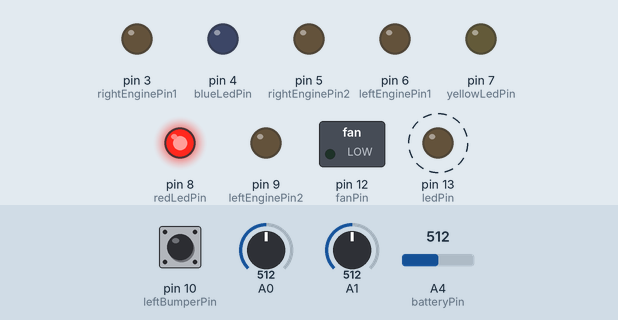
A sketch run on a simulated Arduino Uno, built with avr-gcc and run on an emulated ATmega328P. Parts: switched loads named in the sketch (green lamp = pin HIGH), output pins drawn as LEDs (lit = HIGH). Dashed ring = blinking. The test bench sets the inputs (shaded band); at power-on: A4 (batteryPin) = 512, A0 = 512, pin 10 (leftBumperPin) HIGH, A1 = 512.

Above: at 6.2 s.
6.3 s: A4 (batteryPin) set to 926
9.8 s: A4 (batteryPin) set to 951
At 10.3 s:
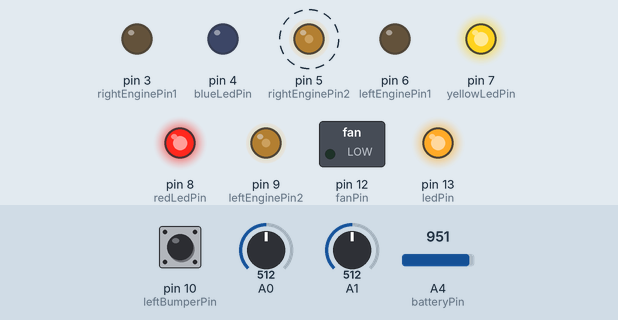
13.3 s: A4 (batteryPin) set to 900
At 14.4 s:
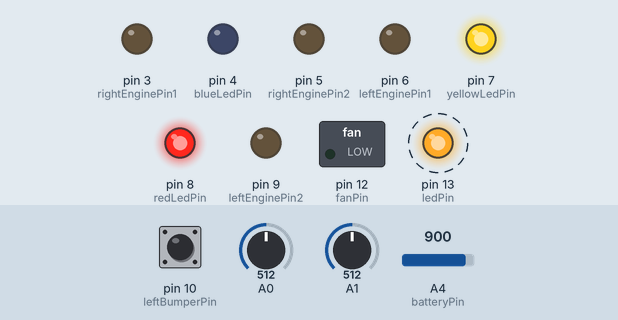
16.8 s: A4 (batteryPin) set to 1023
At 17.62 s:
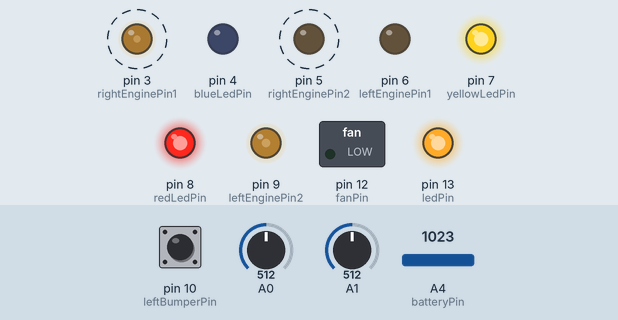
20.3 s: A0 set to 679
23.8 s: A0 set to 705
At 24.23 s:
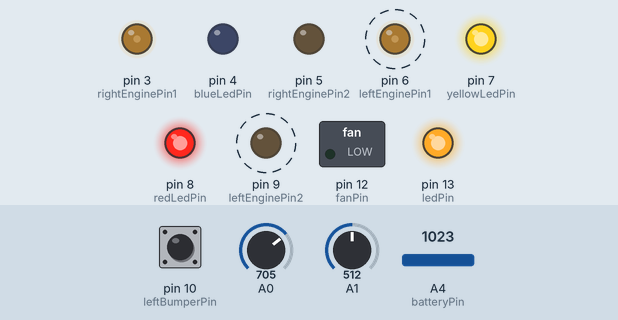
Timing chart, 0 to 28.7 s (numbered marks = the images above; inputs shaded):
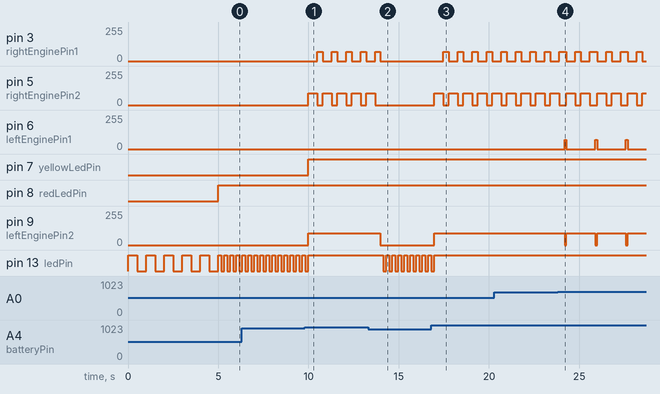

Measured:
- the behaviour switches between 933 and 934 on A4 (batteryPin) (found by bisection; images 0 and 1)
- the behaviour switches between 691 and 692 on A0 (found by bisection; images 3 and 4)
- after the input at 9.8 s, pin 3 (rightEnginePin1): alternates 70/255 for 0.30 s and 0/255 for 0.50 s, starting after 0.68 s; pin 5 (rightEnginePin2): alternates 90/255 for 0.50 s and 0/255 for 0.30 s, starting after 0.18 s
- after the input at 13.3 s, pin 3 (rightEnginePin1): goes on until 14.0 s, then stays 0/255; pin 5 (rightEnginePin2): goes on until 13.7 s, then stays 0/255; pin 9 (leftEnginePin2): 90/255 → 0/255 after 0.69 s; pin 13 (ledPin): alternates HIGH for 0.17 s and LOW for 0.17 s, starting after 0.85 s
- after the input at 16.8 s, pin 3 (rightEnginePin1): alternates 70/255 for 0.30 s and 0/255 for 0.50 s, starting after 0.68 s; pin 5 (rightEnginePin2): alternates 90/255 for 0.50 s and 0/255 for 0.30 s, starting after 0.18 s; pin 9 (leftEnginePin2): 0/255 → 90/255 after 0.18 s; pin 13 (ledPin): goes on until 17.0 s, then stays HIGH
- after the input at 23.8 s, pin 6 (leftEnginePin1): alternates 70/255 for 0.10 s and 0/255 for 1.6 s, starting after 0.39 s; pin 9 (leftEnginePin2): alternates 90/255 for 1.6 s and 0/255 for 0.10 s, starting after 0.39 s
- by itself, pin 13 (ledPin): alternates HIGH for 0.17 s and LOW for 0.17 s

The sketch:

vacuum_cleaner.ino
```cpp
#include "drive.h"

drive _drive = drive();

void setup() {
  _drive.setUp();
}

void loop() {
  _drive.startCleaning();
}
```

battery.cpp
```cpp
#include "battery.h"

void battery::setUp()
{
	pinMode(fanPin, OUTPUT);
	pinMode(batteryPin, INPUT);
	pinMode(blueLedPin, OUTPUT);
	pinMode(yellowLedPin, OUTPUT);
	pinMode(redLedPin, OUTPUT);
}

float battery::readBatteryVoltage()
{
  const int readInput = analogRead(batteryPin);
  const float voltage = (((readInput * 4.9) / 1000) * voltageBatteryCharged) / 5;
  return voltage;
}

void battery::toggleFan(bool start)
{
	if (start)
	{
		if (readBatteryVoltage() > 12.1f) {
			digitalWrite(fanPin, HIGH);
			digitalWrite(blueLedPin, HIGH);
			delay(1000);
		}
	}
	else
	{
		digitalWrite(fanPin, LOW);
	}
}


bool battery::batteryControl()
{
	const float v_battery = readBatteryVoltage();
	if (v_battery <= 11.6f) {
		digitalWrite(redLedPin, HIGH);
		return false;
	}

	digitalWrite(yellowLedPin, HIGH);
	return true;
}
```

battery.h
```cpp
#pragma once
#include <Arduino.h>
class battery
{
	const int batteryPin = 4;
	const int fanPin = 12;

	const int blueLedPin = 4;
	const int yellowLedPin = 7;
	const int redLedPin = 8;

	const float voltageBatteryCharged = 12.68f;
	float readBatteryVoltage();
public:
	bool batteryControl();
	void setUp();
	void toggleFan(bool);
};
```

drive.cpp
```cpp
#include "drive.h"

void drive::setUp()
{
	_battery.setUp();
	_led.setUp();
	_sensors.setUp();
	_engine.setUp();

	_led.startBlinking(5, 1);
	_battery.toggleFan(true);
}


void drive::startCleaning()
{
	if (_battery.batteryControl())
	{
		_led.turnOnLed();

		if (_sensors.isInDistanceOf(true))
		{
			if (stuckedCounter == 2)
				stuckedCounter = 0;

			_engine.moveForward(100);
			_engine.moveBackward(500);
			_engine.moveLeft(300);
			stuckedCounter += 2;
		}

		if (_sensors.isInDistanceOf(false))
		{
			if (stuckedCounter == 1)
				stuckedCounter = 0;

			_engine.moveForward(100);
			_engine.moveBackward(500);
			_engine.moveBackward(300);
			stuckedCounter++;
		}

		if (_sensors.isBumperActivated())
		{
			stuckedCounter = 0;
			_engine.moveBackward(500);
			_engine.moveLeft(300);
		}
		else
		{
			if (stuckedCounter == 3)
			{
				_engine.moveLeft(1000);
				stuckedCounter = 0;
			}
			else
			{
				_engine.moveForward(0);
			}
		}
	}
	else
	{
		_battery.toggleFan(false);
		_engine.stop();
		_led.startBlinking(1, 3);
	}
}
```

drive.h
```cpp
#pragma once
#include "battery.h"
#include "led.h"
#include "sensors.h"
#include "engine.h"
class drive
{
	battery _battery = battery();
	led _led = led();
	sensors _sensors = sensors();
	engine _engine = engine();

	int stuckedCounter = 0;

public:
	void setUp();
	void startCleaning();
};
```

engine.cpp
```cpp
#include "engine.h"

void engine::setUp()
{
	pinMode(rightEnginePin1, OUTPUT);
	pinMode(rightEnginePin2, OUTPUT);

	pinMode(leftEnginePin1, OUTPUT);
	pinMode(leftEnginePin2, OUTPUT);
}

void engine::moveForward(int movingTime)
{
	analogWrite(rightEnginePin1, enginePower);
	analogWrite(rightEnginePin2, 0);
	analogWrite(leftEnginePin1, enginePower);
	analogWrite(leftEnginePin2, 0);
	delay(movingTime);
}

void engine::moveBackward(int movingTime)
{
	analogWrite(rightEnginePin1, 0);
	analogWrite(rightEnginePin2, enginePower + 20);
	analogWrite(leftEnginePin1, 0);
	analogWrite(leftEnginePin2, enginePower + 20);
	delay(movingTime);
}

void engine::moveRight(int movingTime)
{
	analogWrite(rightEnginePin1, 0);
	analogWrite(rightEnginePin2, enginePower);
	analogWrite(leftEnginePin1, enginePower);
	analogWrite(leftEnginePin2, 0);
	delay(movingTime);
}

void engine::moveLeft(int movingTime)
{
	analogWrite(rightEnginePin1, enginePower);
	analogWrite(rightEnginePin2, 0);
	analogWrite(leftEnginePin1, 0);
	analogWrite(leftEnginePin2, enginePower + 20);
	delay(movingTime);
}


void engine::stop()
{
	analogWrite(rightEnginePin1, 0);
	analogWrite(rightEnginePin2, 0);
	analogWrite(leftEnginePin1, 0);
	analogWrite(leftEnginePin2, 0);
}
```

engine.h
```cpp
#pragma once
#include <Arduino.h>
class engine
{
	const int rightEnginePin1 = 3;
	const int rightEnginePin2 = 5;

	const int leftEnginePin1 = 6;
	const int leftEnginePin2 = 9;

	const int enginePower = 70;

public:
	void setUp();
	void moveForward(int);
	void moveBackward(int);
	void moveRight(int);
	void moveLeft(int);
	void stop();
};
```

led.cpp
```cpp
#include "led.h"

void led::setUp()
{
    pinMode(ledPin, OUTPUT);
}

void led::startBlinking(int n, int frequency)
{
    for (int i = 1; i <= n; i++) {
        for (int j = 1; j <= frequency; j++) {
            digitalWrite(ledPin, HIGH);
            delay((1000 / frequency) / 2);
            digitalWrite(ledPin, LOW);
            delay((1000 / frequency) / 2);
        }
    }
}

void led::turnOnLed()
{
    digitalWrite(ledPin, HIGH);
}
```

led.h
```cpp
#pragma once
#include <Arduino.h>
class led
{
	const int ledPin = 13;
public:
	void setUp();
	void startBlinking(int, int);
	void turnOnLed();
};
```

sensors.cpp
```cpp
#include "sensors.h"
#include <math.h>

void sensors::setUp()
{
	pinMode(leftBumperPin, INPUT_PULLUP);
	pinMode(rightBumperPin, INPUT_PULLUP);
	pinMode(leftSDSensorPin, INPUT);
	pinMode(rightSDSensorPin, INPUT);
}

bool sensors::isInDistanceOf(const bool leftSensor)
{
	int sensor;
	if (leftSensor)
		sensor = leftSDSensorPin;
	else
		sensor = rightSDSensorPin;

	double dist = pow(analogRead(sensor), -0.857);
	return (dist * 1167.9) <=4.3;
}

bool sensors::isBumperActivated()
{
	if (digitalRead(leftBumperPin) == 1 || digitalRead(rightBumperPin) == 1)
	{
		return true;
	}
	return false;
}
```

sensors.h
```cpp
#pragma once
#include <Arduino.h>
class sensors
{

	const int leftSDSensorPin = 0;
	const int rightSDSensorPin = 1;

	//Bumper
	const int leftBumperPin = 10;
	const int rightBumperPin = 11;

public:
	void setUp();
	bool isInDistanceOf(bool);
	bool isBumperActivated();
};
```
